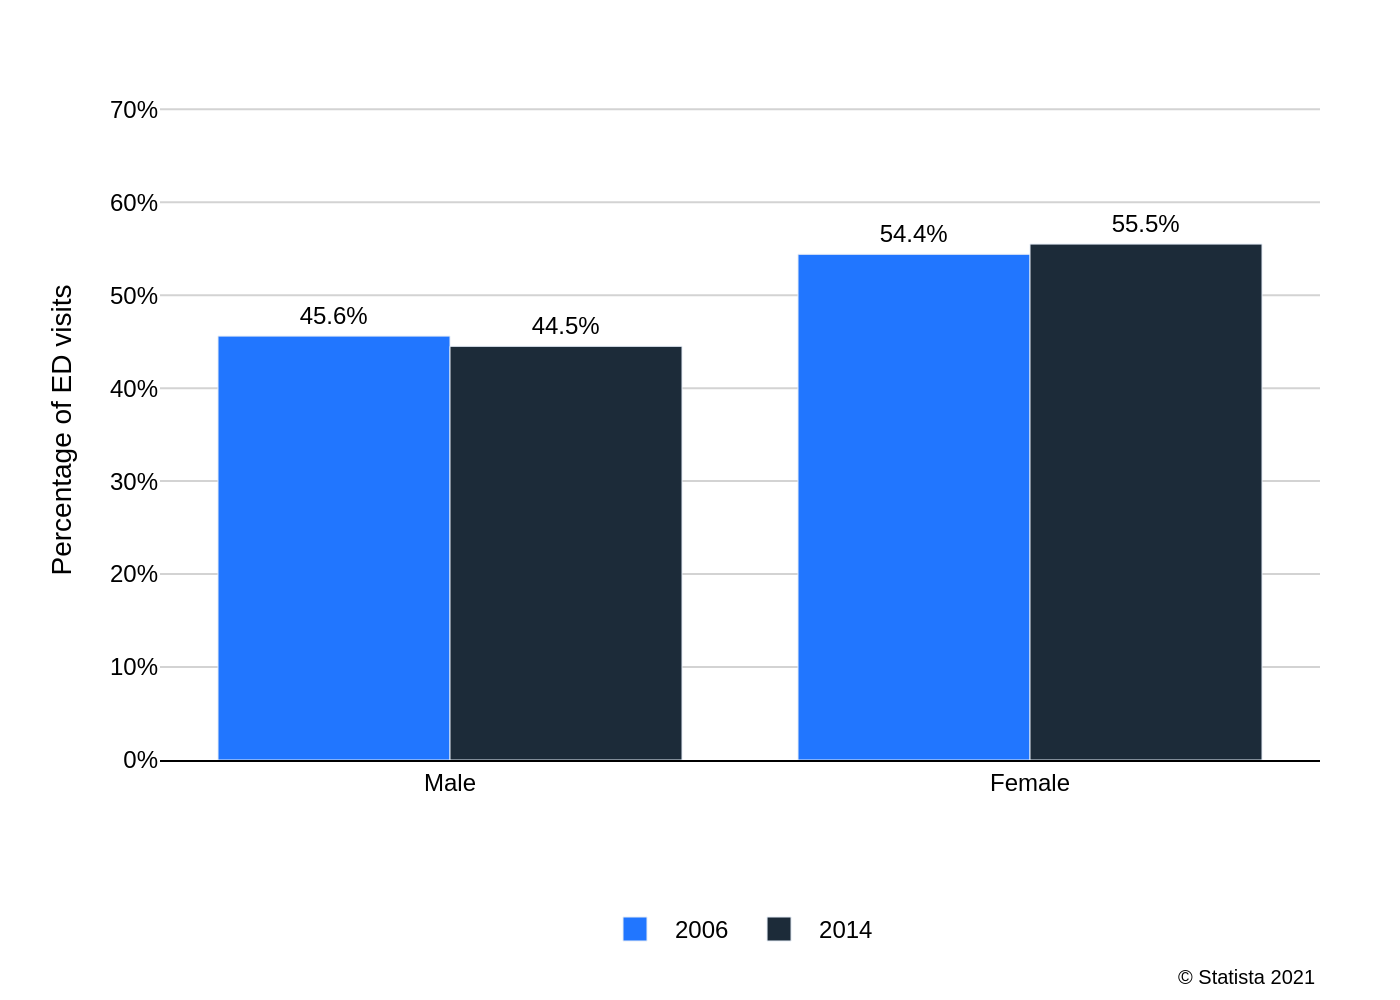

This figure's Python source:
import sys
import json
import pathlib
import plotly.graph_objects as go

# Check if the JSON file path is provided as a command-line argument
if len(sys.argv) != 2:
    print("Usage: python create_chart.py <path_to_json_file>")
    sys.exit(1)

json_path = sys.argv[1]

# Read data and text from the specified JSON file
try:
    with open(json_path, 'r', encoding='utf-8') as f:
        chart_info = json.load(f)
except FileNotFoundError:
    print(f"Error: The file {json_path} was not found.")
    sys.exit(1)
except json.JSONDecodeError:
    print(f"Error: The file {json_path} is not a valid JSON file.")
    sys.exit(1)

# Extract data for plotting
chart_data = chart_info.get('chart_data', [])
texts = chart_info.get('texts', {})
colors = chart_info.get('colors', [])

# Initialize the figure
fig = go.Figure()

# Add a bar trace for each data series
for i, series in enumerate(chart_data):
    fig.add_trace(go.Bar(
        x=series['x'],
        y=series['y'],
        name=series['name'],
        marker_color=colors[i % len(colors)],
        text=series['y'],
        texttemplate='%{text}%',
        textposition='outside',
        textfont=dict(size=12, family="Arial")
    ))

# Combine title and subtitle if they exist
title_text = texts.get('title') or ''
if texts.get('subtitle'):
    title_text += f"<br><sup>{texts.get('subtitle')}</sup>"

# Update layout for a professional look and feel
fig.update_layout(
    barmode='group',
    plot_bgcolor='white',
    paper_bgcolor='white',
    font=dict(family="Arial", size=12, color='black'),
    title=dict(
        text=title_text if title_text else None,
        x=0.05,
        xanchor='left'
    ),
    xaxis=dict(
        title_text=texts.get('x_axis_title'),
        showline=True,
        linewidth=1,
        linecolor='black',
        tickfont=dict(size=12)
    ),
    yaxis=dict(
        title_text=texts.get('y_axis_title'),
        range=[0, 71],
        ticksuffix='%',
        showgrid=True,
        gridcolor='lightgray',
        zeroline=False,
        tickfont=dict(size=12)
    ),
    legend=dict(
        orientation="h",
        yanchor="bottom",
        y=-0.3,  # Position legend below the x-axis
        xanchor="center",
        x=0.5
    ),
    margin=dict(t=50, b=120, l=80, r=40), # Add bottom margin for legend and source
    annotations=[
        dict(
            showarrow=False,
            text=texts.get('source', ''),
            xref='paper',
            yref='paper',
            x=1.0,
            y=-0.35, # Position below the chart area
            xanchor='right',
            yanchor='bottom',
            align='right',
            font=dict(size=10)
        )
    ]
)

# Derive the output filename from the input JSON path
output_path = pathlib.Path(json_path).with_suffix('.png')

# Save the figure as a high-resolution PNG image
fig.write_image(str(output_path), scale=2)

print(f"Chart saved to {output_path}")
